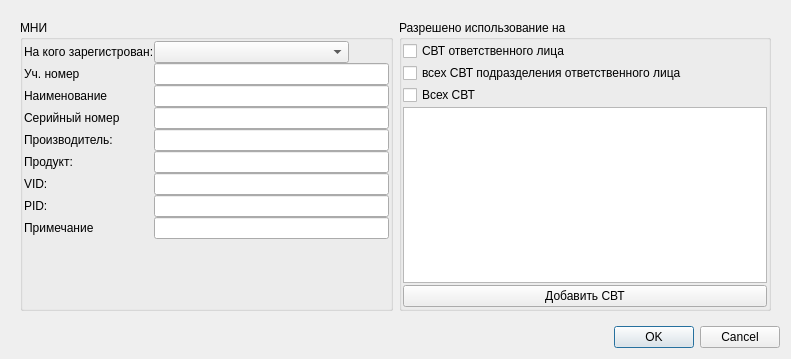
<?xml version="1.0" encoding="UTF-8"?>
<ui version="4.0">
 <class>DialogMni</class>
 <widget class="QDialog" name="DialogMni">
  <property name="geometry">
   <rect>
    <x>0</x>
    <y>0</y>
    <width>791</width>
    <height>359</height>
   </rect>
  </property>
  <property name="windowTitle">
   <string>Добавление МНИ</string>
  </property>
  <layout class="QVBoxLayout" name="verticalLayout_2">
   <item>
    <layout class="QHBoxLayout" name="horizontalLayout_2">
     <property name="leftMargin">
      <number>9</number>
     </property>
     <property name="topMargin">
      <number>9</number>
     </property>
     <property name="rightMargin">
      <number>9</number>
     </property>
     <property name="bottomMargin">
      <number>9</number>
     </property>
     <item>
      <widget class="QGroupBox" name="groupBox_2">
       <property name="title">
        <string>МНИ</string>
       </property>
       <layout class="QVBoxLayout" name="verticalLayout_3">
        <property name="leftMargin">
         <number>1</number>
        </property>
        <property name="topMargin">
         <number>1</number>
        </property>
        <property name="rightMargin">
         <number>1</number>
        </property>
        <property name="bottomMargin">
         <number>1</number>
        </property>
        <item>
         <layout class="QFormLayout" name="formLayout_2">
          <property name="fieldGrowthPolicy">
           <enum>QFormLayout::AllNonFixedFieldsGrow</enum>
          </property>
          <property name="horizontalSpacing">
           <number>0</number>
          </property>
          <property name="verticalSpacing">
           <number>0</number>
          </property>
          <property name="leftMargin">
           <number>0</number>
          </property>
          <property name="topMargin">
           <number>0</number>
          </property>
          <property name="rightMargin">
           <number>0</number>
          </property>
          <property name="bottomMargin">
           <number>0</number>
          </property>
          <item row="0" column="1">
           <layout class="QHBoxLayout" name="horizontalLayout">
            <item>
             <widget class="QComboBox" name="cbRegWho"/>
            </item>
            <item>
             <widget class="QPushButton" name="pbAddUser">
              <property name="enabled">
               <bool>true</bool>
              </property>
              <property name="sizePolicy">
               <sizepolicy hsizetype="Maximum" vsizetype="Maximum">
                <horstretch>0</horstretch>
                <verstretch>0</verstretch>
               </sizepolicy>
              </property>
              <property name="text">
               <string/>
              </property>
              <property name="icon">
               <iconset resource="flash-admin.qrc">
                <normaloff>:/icons/add_user</normaloff>:/icons/add_user</iconset>
              </property>
              <property name="autoDefault">
               <bool>false</bool>
              </property>
              <property name="flat">
               <bool>true</bool>
              </property>
             </widget>
            </item>
           </layout>
          </item>
          <item row="1" column="1">
           <widget class="QLineEdit" name="leRegNumber"/>
          </item>
          <item row="2" column="1">
           <widget class="QLineEdit" name="leTitle"/>
          </item>
          <item row="3" column="1">
           <widget class="QLineEdit" name="leSerial"/>
          </item>
          <item row="4" column="1">
           <widget class="QLineEdit" name="leManufacturer"/>
          </item>
          <item row="5" column="1">
           <widget class="QLineEdit" name="leProduct"/>
          </item>
          <item row="6" column="1">
           <widget class="QLineEdit" name="leVID"/>
          </item>
          <item row="7" column="1">
           <widget class="QLineEdit" name="lePID"/>
          </item>
          <item row="8" column="1">
           <widget class="QLineEdit" name="leComment"/>
          </item>
          <item row="0" column="0">
           <widget class="QLabel" name="label">
            <property name="text">
             <string>На кого зарегистрован:</string>
            </property>
           </widget>
          </item>
          <item row="1" column="0">
           <widget class="QLabel" name="label_2">
            <property name="text">
             <string>Уч. номер</string>
            </property>
           </widget>
          </item>
          <item row="8" column="0">
           <widget class="QLabel" name="label_9">
            <property name="text">
             <string>Примечание</string>
            </property>
           </widget>
          </item>
          <item row="7" column="0">
           <widget class="QLabel" name="label_6">
            <property name="text">
             <string>PID:</string>
            </property>
           </widget>
          </item>
          <item row="2" column="0">
           <widget class="QLabel" name="label_8">
            <property name="text">
             <string>Наименование</string>
            </property>
           </widget>
          </item>
          <item row="3" column="0">
           <widget class="QLabel" name="label_3">
            <property name="text">
             <string>Серийный номер</string>
            </property>
           </widget>
          </item>
          <item row="4" column="0">
           <widget class="QLabel" name="label_4">
            <property name="text">
             <string>Производитель:</string>
            </property>
           </widget>
          </item>
          <item row="5" column="0">
           <widget class="QLabel" name="label_7">
            <property name="text">
             <string>Продукт:</string>
            </property>
           </widget>
          </item>
          <item row="6" column="0">
           <widget class="QLabel" name="label_5">
            <property name="text">
             <string>VID:</string>
            </property>
           </widget>
          </item>
         </layout>
        </item>
       </layout>
      </widget>
     </item>
     <item>
      <widget class="QGroupBox" name="groupBox">
       <property name="title">
        <string>Разрешено использование на</string>
       </property>
       <layout class="QVBoxLayout" name="verticalLayout">
        <property name="spacing">
         <number>2</number>
        </property>
        <property name="leftMargin">
         <number>1</number>
        </property>
        <property name="topMargin">
         <number>1</number>
        </property>
        <property name="rightMargin">
         <number>1</number>
        </property>
        <property name="bottomMargin">
         <number>1</number>
        </property>
        <item>
         <widget class="QCheckBox" name="chbPersonSVT">
          <property name="text">
           <string>СВТ ответственного лица</string>
          </property>
         </widget>
        </item>
        <item>
         <widget class="QCheckBox" name="chbDivisionSvt">
          <property name="text">
           <string>всех СВТ подразделения ответственного лица</string>
          </property>
         </widget>
        </item>
        <item>
         <widget class="QCheckBox" name="chbAllSvt">
          <property name="text">
           <string>Всех СВТ</string>
          </property>
         </widget>
        </item>
        <item>
         <widget class="QListWidget" name="listWidget"/>
        </item>
        <item>
         <widget class="QPushButton" name="pbAddSVT">
          <property name="text">
           <string>Добавить СВТ</string>
          </property>
          <property name="icon">
           <iconset resource="flash-admin.qrc">
            <normaloff>:/icons/add_svt</normaloff>:/icons/add_svt</iconset>
          </property>
         </widget>
        </item>
       </layout>
      </widget>
     </item>
    </layout>
   </item>
   <item>
    <widget class="QDialogButtonBox" name="buttonBox">
     <property name="orientation">
      <enum>Qt::Horizontal</enum>
     </property>
     <property name="standardButtons">
      <set>QDialogButtonBox::Cancel|QDialogButtonBox::Ok</set>
     </property>
    </widget>
   </item>
  </layout>
  <action name="actAutoLoadMNI">
   <property name="icon">
    <iconset resource="flash-admin.qrc">
     <normaloff>:/icons/autoUSB</normaloff>:/icons/autoUSB</iconset>
   </property>
   <property name="text">
    <string>Автоматически загрузить данные</string>
   </property>
   <property name="shortcut">
    <string>Ctrl+R</string>
   </property>
  </action>
 </widget>
 <resources>
  <include location="flash-admin.qrc"/>
 </resources>
 <connections>
  <connection>
   <sender>buttonBox</sender>
   <signal>rejected()</signal>
   <receiver>DialogMni</receiver>
   <slot>reject()</slot>
   <hints>
    <hint type="sourcelabel">
     <x>325</x>
     <y>575</y>
    </hint>
    <hint type="destinationlabel">
     <x>286</x>
     <y>274</y>
    </hint>
   </hints>
  </connection>
  <connection>
   <sender>chbPersonSVT</sender>
   <signal>stateChanged(int)</signal>
   <receiver>DialogMni</receiver>
   <slot>chbChanged()</slot>
   <hints>
    <hint type="sourcelabel">
     <x>78</x>
     <y>320</y>
    </hint>
    <hint type="destinationlabel">
     <x>53</x>
     <y>531</y>
    </hint>
   </hints>
  </connection>
  <connection>
   <sender>chbDivisionSvt</sender>
   <signal>stateChanged(int)</signal>
   <receiver>DialogMni</receiver>
   <slot>chbChanged()</slot>
   <hints>
    <hint type="sourcelabel">
     <x>152</x>
     <y>347</y>
    </hint>
    <hint type="destinationlabel">
     <x>120</x>
     <y>535</y>
    </hint>
   </hints>
  </connection>
  <connection>
   <sender>chbAllSvt</sender>
   <signal>stateChanged(int)</signal>
   <receiver>DialogMni</receiver>
   <slot>chbChanged()</slot>
   <hints>
    <hint type="sourcelabel">
     <x>63</x>
     <y>374</y>
    </hint>
    <hint type="destinationlabel">
     <x>191</x>
     <y>531</y>
    </hint>
   </hints>
  </connection>
 </connections>
 <slots>
  <slot>chbChanged()</slot>
 </slots>
</ui>
